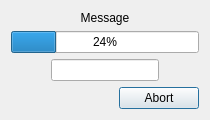
<?xml version="1.0" encoding="UTF-8"?>
<ui version="4.0">
 <class>ProgressDlgClass</class>
 <widget class="QDialog" name="ProgressDlgClass">
  <property name="geometry">
   <rect>
    <x>0</x>
    <y>0</y>
    <width>476</width>
    <height>126</height>
   </rect>
  </property>
  <property name="windowTitle">
   <string>Progress ...</string>
  </property>
  <property name="modal">
   <bool>false</bool>
  </property>
  <layout class="QGridLayout" name="gridLayout">
   <property name="sizeConstraint">
    <enum>QLayout::SetFixedSize</enum>
   </property>
   <item row="0" column="0">
    <widget class="QLabel" name="labelMessage">
     <property name="sizePolicy">
      <sizepolicy hsizetype="Expanding" vsizetype="Preferred">
       <horstretch>0</horstretch>
       <verstretch>0</verstretch>
      </sizepolicy>
     </property>
     <property name="text">
      <string notr="true">Message</string>
     </property>
     <property name="alignment">
      <set>Qt::AlignCenter</set>
     </property>
    </widget>
   </item>
   <item row="1" column="0">
    <widget class="QProgressBar" name="progressBar">
     <property name="value">
      <number>24</number>
     </property>
    </widget>
   </item>
   <item row="2" column="0">
    <layout class="QHBoxLayout" name="horizontalLayout_2">
     <item>
      <spacer name="horizontalSpacer_2">
       <property name="orientation">
        <enum>Qt::Horizontal</enum>
       </property>
       <property name="sizeHint" stdset="0">
        <size>
         <width>40</width>
         <height>20</height>
        </size>
       </property>
      </spacer>
     </item>
     <item>
      <widget class="QLineEdit" name="edtStatus">
       <property name="sizePolicy">
        <sizepolicy hsizetype="Fixed" vsizetype="Fixed">
         <horstretch>0</horstretch>
         <verstretch>0</verstretch>
        </sizepolicy>
       </property>
       <property name="alignment">
        <set>Qt::AlignCenter</set>
       </property>
       <property name="readOnly">
        <bool>true</bool>
       </property>
      </widget>
     </item>
     <item>
      <spacer name="horizontalSpacer_3">
       <property name="orientation">
        <enum>Qt::Horizontal</enum>
       </property>
       <property name="sizeHint" stdset="0">
        <size>
         <width>40</width>
         <height>20</height>
        </size>
       </property>
      </spacer>
     </item>
    </layout>
   </item>
   <item row="3" column="0">
    <layout class="QHBoxLayout" name="horizontalLayout">
     <item>
      <spacer name="horizontalSpacer">
       <property name="orientation">
        <enum>Qt::Horizontal</enum>
       </property>
       <property name="sizeHint" stdset="0">
        <size>
         <width>40</width>
         <height>20</height>
        </size>
       </property>
      </spacer>
     </item>
     <item>
      <widget class="QDialogButtonBox" name="buttonBox">
       <property name="standardButtons">
        <set>QDialogButtonBox::Abort</set>
       </property>
      </widget>
     </item>
    </layout>
   </item>
  </layout>
 </widget>
 <resources/>
 <connections/>
</ui>
